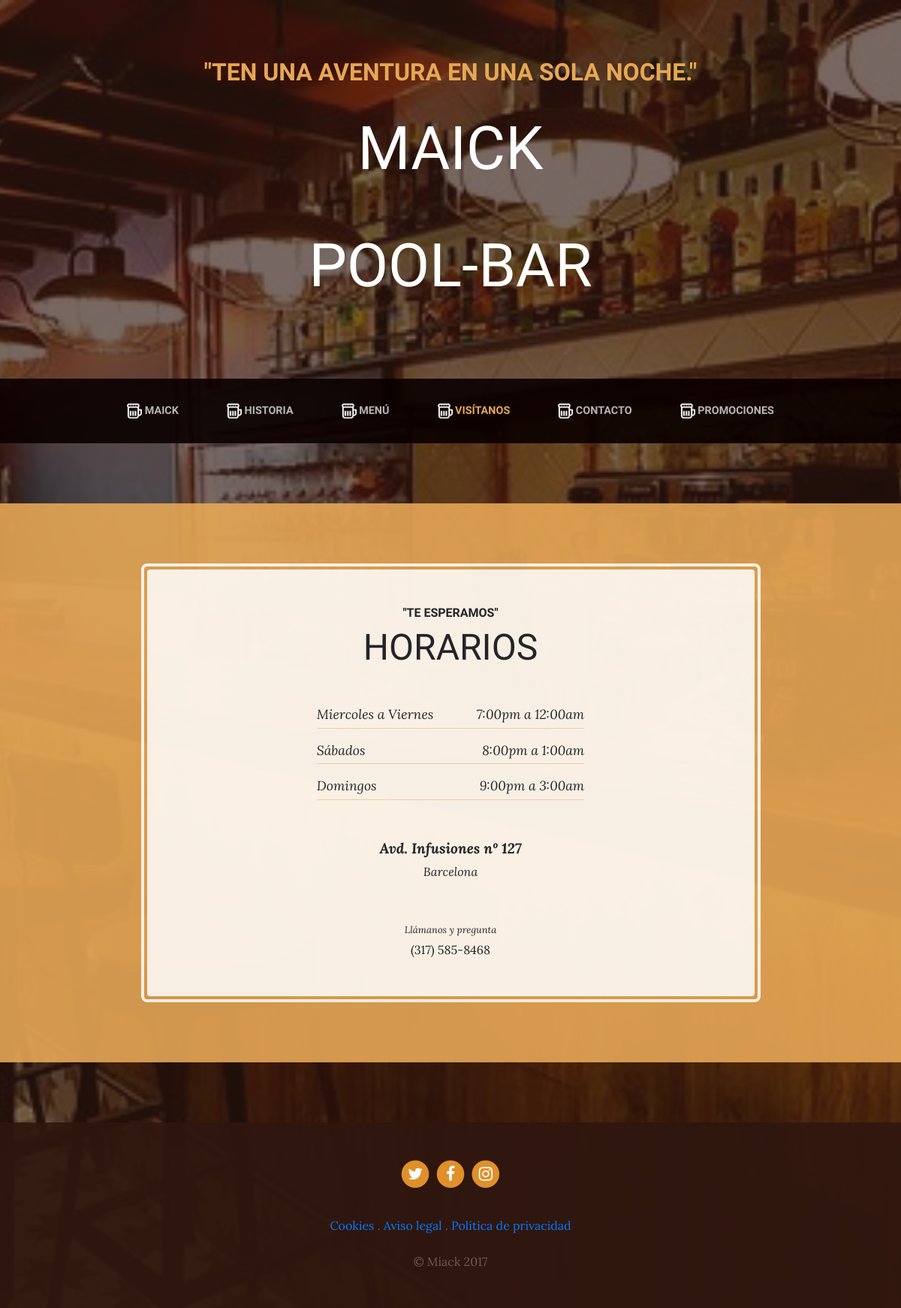
/store/, run on the app's committed database.
### pages/models.py (models this page shows, shortened)
class Page(models.Model):
    title = models.CharField(verbose_name="Titulo", max_length=200)
    content = RichTextField(verbose_name="Contenido")
    order = models.SmallIntegerField(verbose_name="Orden", default=0)
    created = models.DateTimeField(auto_now_add=True, verbose_name="Fecha de creación")
    updated = models.DateTimeField(auto_now=True, verbose_name="Fecha de edición")
    class Meta:
        verbose_name: "pagina"
        verbose_name_plural = "paginas"
        ordering = ['order', 'title']

### core/views.py (the view)
# urls.py: path('store/', views.store, name="Visitanos"),
def store(request):
    return render(request, 'core/store.html')

### pages/templatetags/pages_extras.py (called while the page is built)
@register.simple_tag
def get_page_list():
    pages = Page.objects.all()
    return pages

### social/processors.py (called while the page is built)
def ctx_dict(request):
    ctx = {}
    links = Link.objects.all()
    for link in links:
        ctx[link.key] = link.url
    print(ctx)
    return ctx

### core/templates/core/store.html (shortened to what this page needs)
{% extends 'core/base.html' %}
{% load  static %}
{% block container %}
  <section class="page-section cta">
      <div class="container">
        <div class="row">
          <div class="col-xl-9 mx-auto">
            <div class="cta-inner text-center rounded">
              <h2 class="section-heading mb-5">
                <span class="section-heading-upper">"Te esperamos"</span>
                <span class="section-heading-lower">HORARIOS</span>
              </h2>
              <ul class="list-unstyled list-hours mb-5 text-left mx-auto">
                <li class="list-unstyled-item list-hours-item d-flex">
                  Miercoles a Viernes
                  <span class="ml-auto">7:00pm a 12:00am</span>
                </li>
                <li class="list-unstyled-item list-hours-item d-flex">
                  Sábados
                  <span class="ml-auto">8:00pm a 1:00am</span>
                </li>
                <li class="list-unstyled-item list-hours-item d-flex">
                  Domingos
                  <span class="ml-auto">9:00pm a 3:00am</span>
                </li>
              </ul>
              <p class="address mb-5">
                <em>
                  <strong>Avd. Infusiones nº 127</strong>
                  <br>
                  Barcelona
                </em>
              </p>
              <p class="mb-0">
                <small>
                  <em>Llámanos y pregunta</em>
                </small>
                <br>
                (317) 585-8468
              </p>
            </div>
          </div>
        </div>
      </div>
    </section>
{% endblock %}

### core/templates/core/base.html (shortened to what this page needs)
<!DOCTYPE html>
<html lang="es">
  <head>
      {% load static %}
    <link href="{% static 'core/vendor/bootstrap/css/bootstrap.min.css' %}" rel="stylesheet">
    <link href="{% static 'core/vendor/font-awesome/css/font-awesome.min.css' %}" rel="stylesheet" type="text/css">
    <link href="{% static 'core/css/business-casual.css' %}" rel="stylesheet">
  </head>
  <body>
    <h1 class="site-heading text-center text-white d-none d-lg-block">
      <span class="site-heading-upper text-primary mb-3">"Ten una aventura en una sola noche."</span>
      <span class="site-heading-lower">
          <p>Maick</p>
          <p>Pool-Bar</p>
      </span>
    </h1>
    <nav class="navbar navbar-expand-lg navbar-dark py-lg-4" id="mainNav">
      <div class="container">
        <div class="collapse navbar-collapse" id="navbarResponsive">
          <ul class="navbar-nav mx-auto">
            <li class="nav-item  px-lg-4 {% if request.path == '/' %} active {% endif %}">
              <a class="nav-link text-uppercase text-expanded" href="{% url 'Inicio' %}"><img src="{% static 'core/img_bar/tarro_menu.png' %}" width="20" height="20"/>  MAICK </a>
            </li>
            <li class="nav-item px-lg-4 {% if request.path == '/about/' %}active{% endif %}">
              <a class="nav-link text-uppercase text-expanded" href="{% url 'Historia' %}"><img src="{% static 'core/img_bar/tarro_menu.png' %}" width="20" height="20"/>  Historia</a>
            </li>
            <li class="nav-item px-lg-4 {% if request.path == '/service/' %}active{% endif %}">
              <a class="nav-link text-uppercase text-expanded" href="{% url 'Menu' %}"><img src="{% static 'core/img_bar/tarro_menu.png' %}" width="20" height="20"/>  Menú</a>
            </li>
            <li class="nav-item px-lg-4  {% if request.path == '/store/' %}active{% endif %}">
              <a class="nav-link text-uppercase text-expanded" href="{% url 'Visitanos' %}"><img src="{% static 'core/img_bar/tarro_menu.png' %}" width="20" height="20"/>  Visítanos</a>
            </li>
            <li class="nav-item px-lg-4 {% if request.path == '/contact/' %}active{% endif %}">
              <a class="nav-link text-uppercase text-expanded" href="{% url 'Contacto' %}"><img src="{% static 'core/img_bar/tarro_menu.png' %}" width="20" height="20"/>  Contacto</a>
            </li>
            <li class="nav-item px-lg-4 {% if request.path|slice:':6'  == '/blog/' %}active{% endif %}">
              <a class="nav-link text-uppercase text-expanded" href="{% url 'Promotions' %}"><img src="{% static 'core/img_bar/tarro_menu.png' %}" width="20" height="20"/> Promociones</a>
            </li>
          </ul>
        </div>
      </div>
    </nav>
    {% block container %}{% endblock %}
    <footer class="footer text-faded text-center py-5">
      <div class="container">
        <p class="m-0">
            {% if LINK_TWITTER %}
	        <a href="{{LINK_TWITTER}}" class="link">
	          <span class="fa-stack fa-lg">
	            <i class="fa fa-circle fa-stack-2x"></i>
	            <i class="fa fa-twitter fa-stack-1x fa-inverse"></i>
	          </span>
	        </a>
            {% endif %}
            {% if LINK_FACEBOOK %}
	        <a href="{{ LINK_FACEBOOK }}" class="link">
	          <span class="fa-stack fa-lg">
	            <i class="fa fa-circle fa-stack-2x"></i>
	            <i class="fa fa-facebook fa-stack-1x fa-inverse"></i>
	          </span>
	        </a>
            {% endif %}
            {% if LINK_INSTAGRAM %}
	        <a href="{{LINK_INSTAGRAM}}" class="link">
	          <span class="fa-stack fa-lg">
	            <i class="fa fa-circle fa-stack-2x"></i>
	            <i class="fa fa-instagram fa-stack-1x fa-inverse"></i>
	          </span>
	        </a>
            {% endif %}
	    </p>
        <p class="m-0 mbt">
            {% load pages_extras %}
            {% get_page_list as page_list %}
            {% for page in page_list %}
            <a href="{% url 'page' page.id page.title|slugify %}">{{page.title}}</a>
            {% if not forloop.last %}.{% endif%}
            {% endfor %}
		</p>
        <p class="m-0 mbt1">&copy; Miack 2017</p>
      </div>
	</footer>
  </body>
</html>

### core/static/core/css/business-casual.css (style rules this page uses)
body { font-family: 'Lora'; background: linear-gradient(rgba(47, 23, 15, 0.65), rgba(47, 23, 15, 0.65)), url("../img_bar/barra.jpeg"); background-attachment: fixed; background-position: center; background-size: cover; }
h1, h2, h3, h4, h5, h6 { font-family: 'Raleway'; }
p { line-height: 1.75; }
.text-faded { color: rgba(255, 255, 255, 0.3); }
.site-heading { margin-top: 5rem; margin-bottom: 5rem; text-transform: uppercase; line-height: 1; font-family: 'Raleway'; }
.site-heading .site-heading-upper { display: block; font-size: 2rem; font-weight: 800; }
.site-heading .site-heading-lower { font-size: 5rem; font-weight: 100; line-height: 4rem; }
.page-section { margin-top: 5rem; margin-bottom: 5rem; }
.section-heading { text-transform: uppercase; }
.section-heading .section-heading-upper { display: block; font-size: 1rem; font-weight: 800; padding-bottom:.5rem; }
.section-heading .section-heading-lower { display: block; font-size: 3rem; font-weight: 100; }
#mainNav { background-color: rgba(10, 0, 0, 0.9); font-family: 'Raleway'; }
#mainNav .navbar-nav .nav-item .nav-link { color: rgba(255, 255, 255, 0.7); font-weight: 800; }
#mainNav .navbar-nav .nav-item.active .nav-link { color: #e6a756; }
@media (min-width: 992px) { #mainNav .navbar-nav .nav-item .nav-link { font-size: 0.9rem; } }
.cta { padding-top: 5rem; padding-bottom: 5rem; background-color: rgba(230, 167, 86, 0.9); }
.cta .cta-inner { position: relative; padding: 3rem; margin: 0.5rem; background-color: rgba(255, 255, 255, 0.85); }
.cta .cta-inner:before { border-radius: 0.5rem; content: ''; position: absolute; top: -0.5rem; bottom: -0.5rem; left: -0.5rem; right: -0.5rem; border: 0.25rem solid rgba(255, 255, 255, 0.85); }
.list-hours { font-size: 0.9rem; }
.list-hours .list-hours-item { border-bottom: 1px solid rgba(230, 167, 86, 0.5); padding-bottom: .25rem; margin-bottom: 1rem; font-style: italic; }
@media (min-width: 992px) { .list-hours { width: 50%; font-size: 1.1rem; } }
.address strong { font-size: 1.2rem; }
.footer { background-color: rgba(47, 23, 15, 0.9); }
.text-primary { color: #e6a756 !important; }
.mbt { padding-top: 2rem; }
.mbt1 { padding-top: 1.25rem; }
a.link { color: #df902a; }

### data on the page
Page: title "Cookies"
Page: title "Aviso legal"
Page: title "Política de privacidad"
